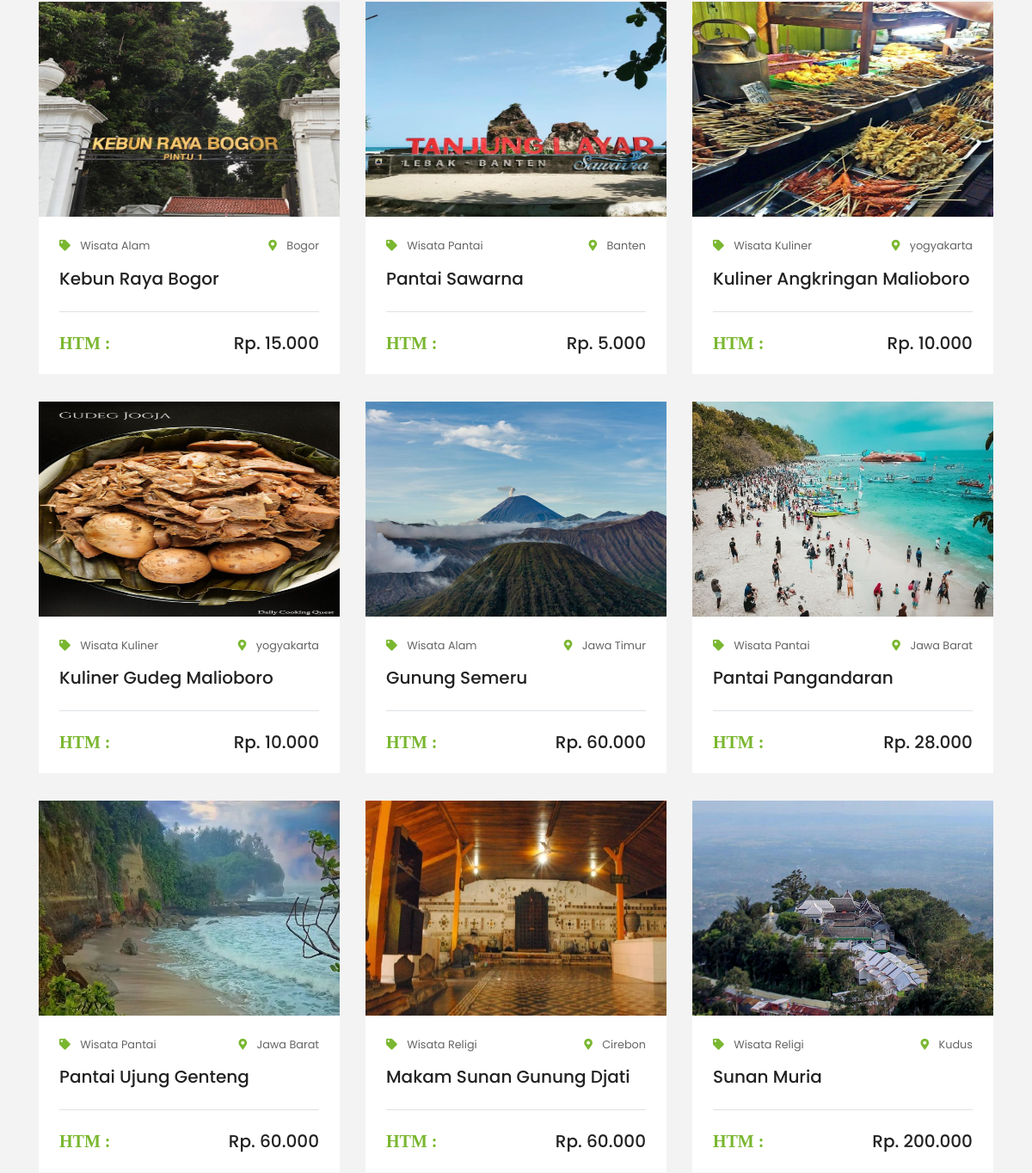
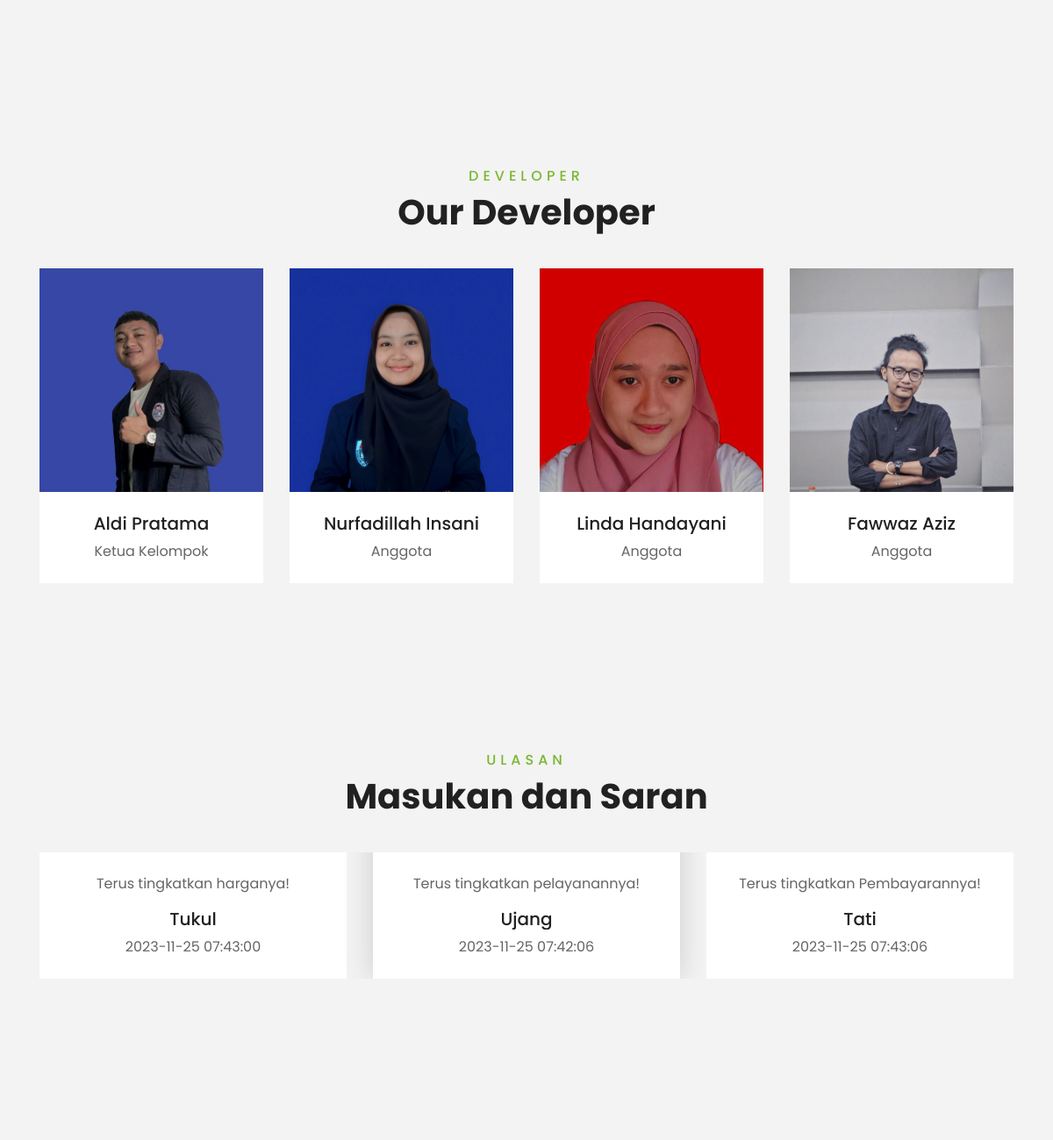
/travelling/main_page/index.php (middle part), run on an earlier commit of the app's database (2 pictures, top to bottom).
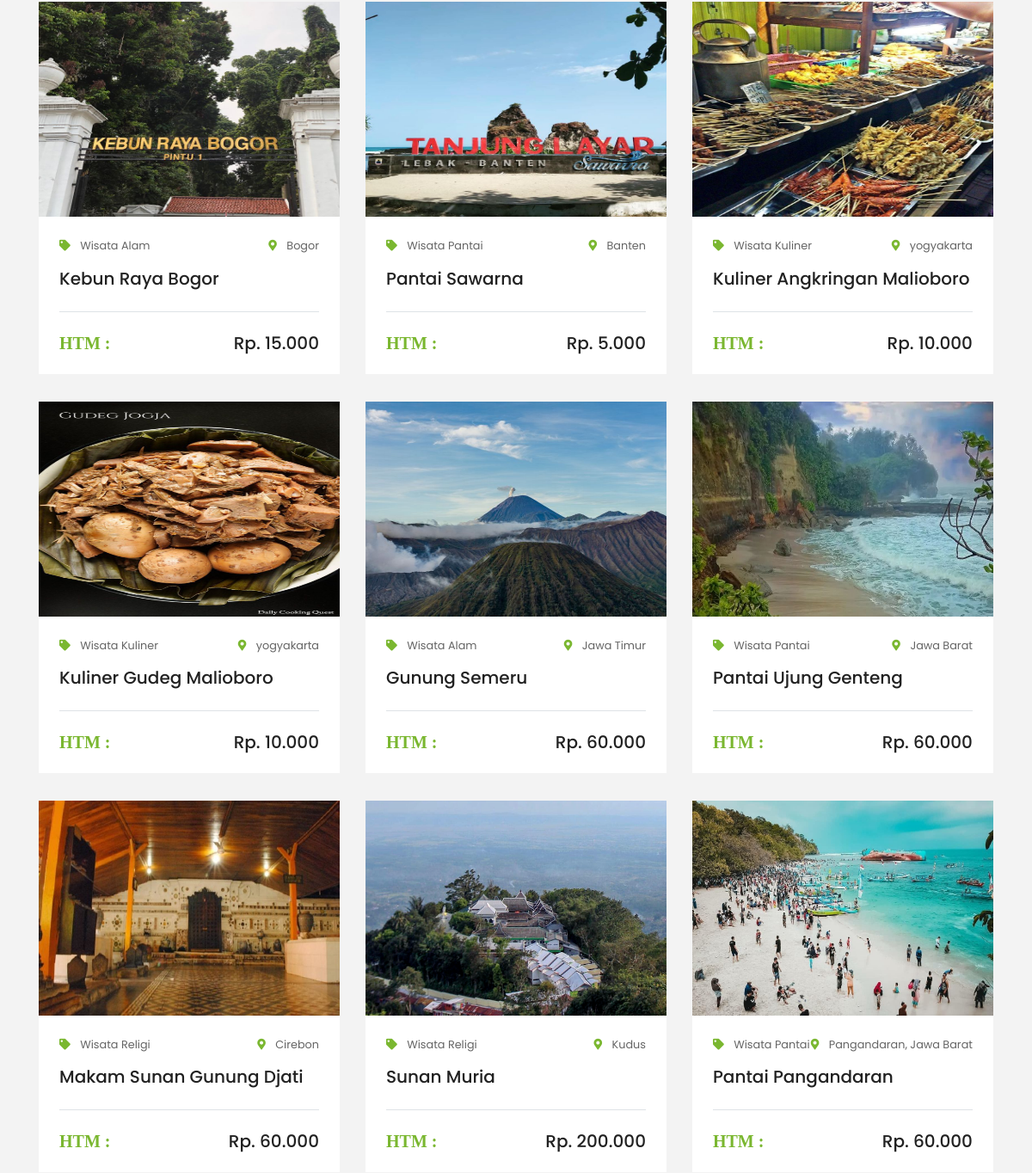
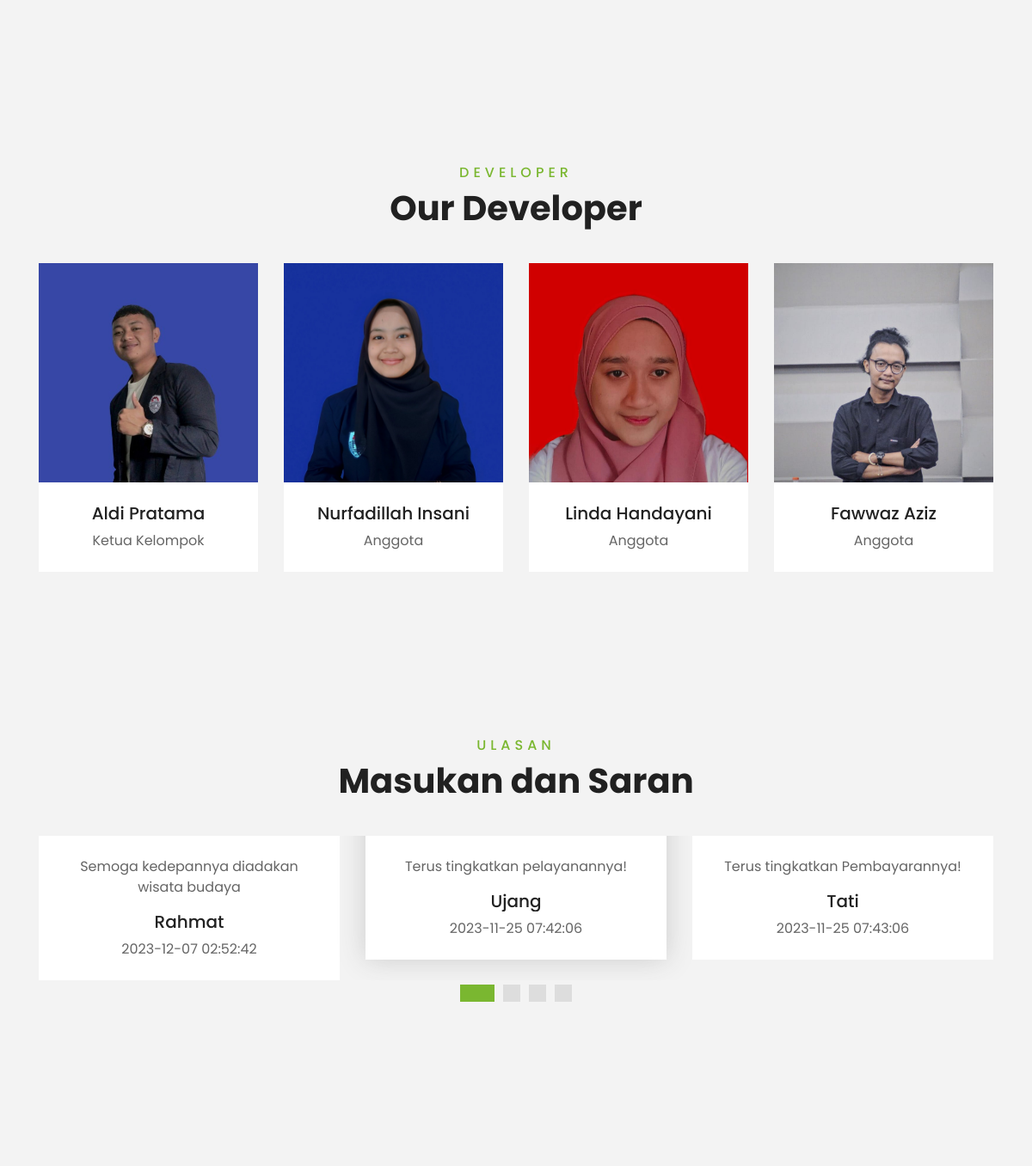
And on a later commit of the database (2 pictures, top to bottom).
### tables this page shows
CREATE TABLE `destinasi` (
  `id_destinasi` int(11) NOT NULL,
  `nama_destinasi` varchar(100) NOT NULL,
  `gambar` text NOT NULL,
  `lokasi` varchar(250) NOT NULL,
  `harga` decimal(10,2) NOT NULL,
  `deskripsi` varchar(500) NOT NULL,
  `id_kategori` int(11) NOT NULL
);

CREATE TABLE `kategori` (
  `id_kategori` int(11) NOT NULL,
  `nama_kategori` varchar(100) NOT NULL,
  `gambar_kategori` text NOT NULL
);

CREATE TABLE `ulasan` (
  `id_ulasan` int(11) NOT NULL,
  `nama` varchar(50) NOT NULL,
  `pesan` text NOT NULL,
  `tanggal_ulasan` datetime NOT NULL
);

### travelling/main_page/index.php (the view, shortened to what the changed rows need)
<!DOCTYPE html>
<html lang="en">
<head>
    <link href="https://cdnjs.cloudflare.com/ajax/libs/font-awesome/5.10.0/css/all.min.css" rel="stylesheet">
    <link href="lib/owlcarousel/assets/owl.carousel.min.css" rel="stylesheet">
    <link href="lib/tempusdominus/css/tempusdominus-bootstrap-4.min.css" rel="stylesheet" />
    <link href="css/style.css" rel="stylesheet">
</head>
<body>
    <div class="container-fluid py-5">
        <div class="container pt-5 pb-3">
            <div class="row">
                <?php
                include '../koneksi.php';
                $query = mysqli_query($koneksi, "SELECT * FROM `destinasi` as d JOIN `kategori` as k ON d.id_kategori=k.id_kategori where id_destinasi=id_destinasi;");
                ?>
                <?php
                if (mysqli_num_rows($query) > 0) {
                    while ($data = mysqli_fetch_array($query)) {
                        ?>
                        <div class="col-lg-4 col-md-6 mb-4">
                            <div class="package-item bg-white mb-2">
                                <img class="img-fluid" src="<?php echo $data["gambar"] ?>" style="width:350px; height:250px;">
                                <div class="p-4">
                                    <div class="d-flex justify-content-between mb-3">
                                        <small class="m-0"><i class="fas fa-tag text-primary mr-2"></i>
                                            <?php echo $data["nama_kategori"] ?>
                                        </small>
                                        <small class="m-0"><i class="fa fa-map-marker-alt text-primary mr-2"></i>
                                            <?php echo $data["lokasi"] ?>
                                        </small>
                                    </div>
                                    <a class="h5 text-decoration-none"
                                        href="detail_destination.php?id_destinasi=<?php echo $data["id_destinasi"] ?>">
                                        <?php echo $data["nama_destinasi"] ?>
                                    </a>
                                    <div class="border-top mt-4 pt-4">
                                        <div class="d-flex justify-content-between">
                                            <h5 class="m-0"><i class="fas text-primary mr-2"> HTM :</i></h5>
                                            <h5 class="m-0">
                                                <?php echo "Rp. " . number_format($data["harga"], 0, ',', '.') ?>
                                            </h5>
                                        </div>
                                    </div>
                                </div>
                            </div>
                        </div>
                    <?php } ?>
                <?php } ?>
            </div>
        </div>
    </div>
    <div class="container-fluid py-5">
        <div class="container pt-5 pb-3">
            <div class="text-center mb-3 pb-3">
                <h1>Our Developer</h1>
            </div>
        </div>
    </div>
    <div class="container-fluid py-5">
        <div class="container py-5">
            <div class="text-center mb-3 pb-3">
                <h6 class="text-primary text-uppercase" style="letter-spacing: 5px;">Ulasan</h6>
                <h1>Masukan dan Saran </h1>
            </div>
            <div class="owl-carousel testimonial-carousel">
                <?php
                include '../koneksi.php';
                $query = mysqli_query($koneksi, "SELECT * FROM ulasan;");
                ?>
                <?php
                if (mysqli_num_rows($query) > 0) {
                    while ($data = mysqli_fetch_array($query)) {
                        ?>
                        <div class="text-center">
                            <div class="testimonial-text bg-white p-4 mt-n5">
                                <p class="mt-5">
                                    <?php echo $data["pesan"]
                                        ?>
                                </p>
                                <h5 class="text-truncate">
                                    <?php echo $data["nama"]
                                        ?>
                                </h5>
                                <span>
                                    <?php echo $data["tanggal_ulasan"]
                                        ?>
                                </span>
                            </div>
                        </div>
                        <?php
                    }
                } ?>
            </div>
        </div>
    </div>
</body>
</html>

What changed in the data, as far as the page shows it:
removed destinasi: gambar (picture), id_kategori.nama_kategori "Wisata Pantai", lokasi "Jawa Barat", nama_destinasi "Pantai Pangandaran", harga "28.000"
no longer on this page (row unchanged): ulasan: pesan "Terus tingkatkan harganya!", nama "Tukul", tanggal_ulasan "2023-11-25 07:43:00"
added destinasi: gambar (picture), id_kategori.nama_kategori "Wisata Pantai", lokasi "Pangandaran, Jawa Barat", nama_destinasi "Pantai Pangandaran", harga "60.000"
added ulasan: pesan "Semoga kedepannya diadakan wisata budaya", nama "Rahmat", tanggal_ulasan "2023-12-07 02:52:42"
